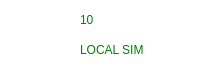
   <widget class="QFrame" name="frame_10">
    <property name="geometry">
     <rect>
      <x>1150</x>
      <y>290</y>
      <width>211</width>
      <height>80</height>
     </rect>
    </property>
    <property name="styleSheet">
     <string notr="true">border-radius: 20px;
background: white;
box-shadow:  20px 20px 39px #bebebe,
             -20px -20px 39px #ffffff;</string>
    </property>
    <property name="frameShape">
     <enum>QFrame::StyledPanel</enum>
    </property>
    <property name="frameShadow">
     <enum>QFrame::Raised</enum>
    </property>
    <widget class="QPushButton" name="pushButton_12">
     <property name="geometry">
      <rect>
       <x>20</x>
       <y>0</y>
       <width>51</width>
       <height>71</height>
      </rect>
     </property>
     <property name="cursor">
      <cursorShape>PointingHandCursor</cursorShape>
     </property>
     <property name="styleSheet">
      <string notr="true">image: url(:/newPrefix/store.png);
background:transparent</string>
     </property>
     <property name="text">
      <string/>
     </property>
    </widget>
    <widget class="QLabel" name="label_34">
     <property name="geometry">
      <rect>
       <x>80</x>
       <y>10</y>
       <width>91</width>
       <height>20</height>
      </rect>
     </property>
     <property name="styleSheet">
      <string notr="true">font: 75 8pt &quot;Josefin Sans SemiBold&quot;;
color:green
</string>
     </property>
     <property name="text">
      <string>10</string>
     </property>
    </widget>
    <widget class="QLabel" name="label_13">
     <property name="geometry">
      <rect>
       <x>80</x>
       <y>40</y>
       <width>91</width>
       <height>20</height>
      </rect>
     </property>
     <property name="styleSheet">
      <string notr="true">font: 75 8pt &quot;Josefin Sans SemiBold&quot;;
color:green</string>
     </property>
     <property name="text">
      <string>LOCAL SIM</string>
     </property>
    </widget>
   </widget>
